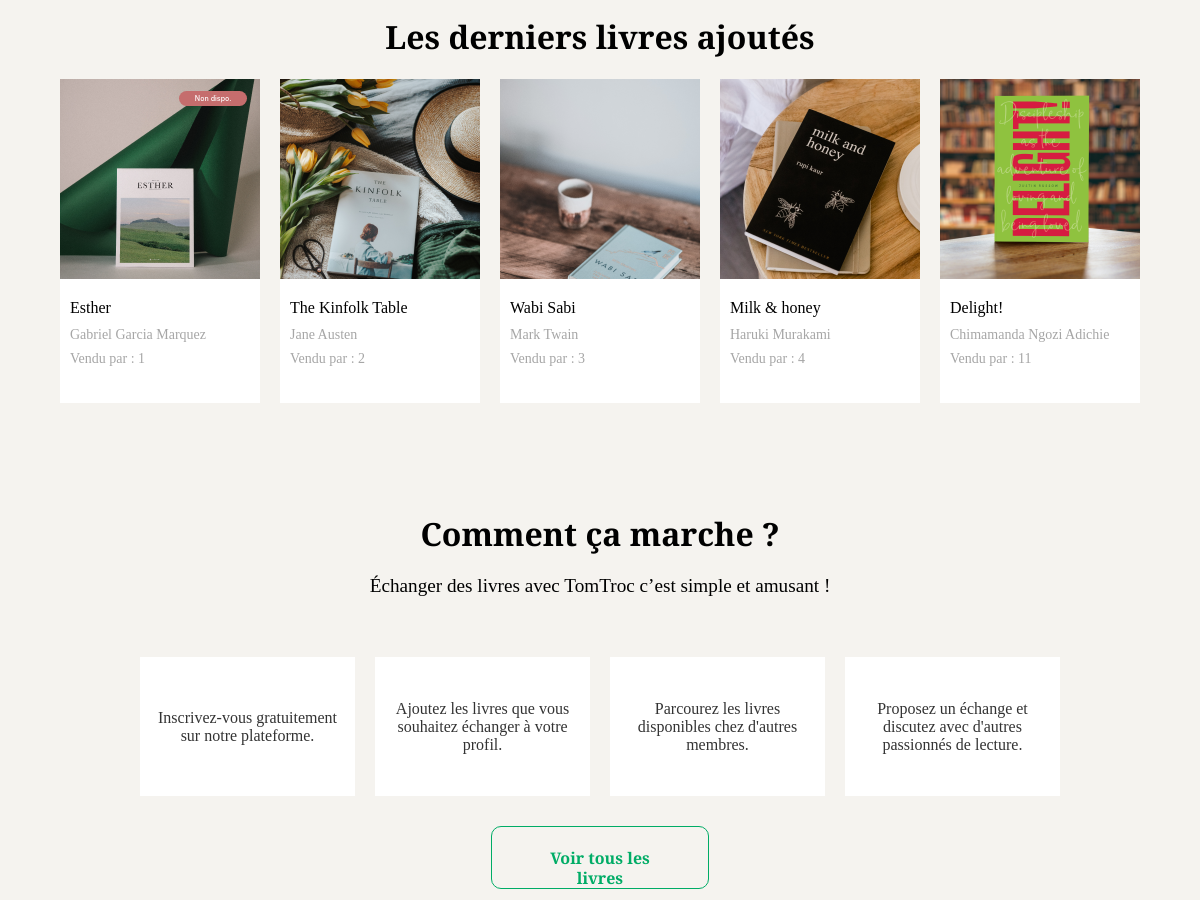
Before: / (middle part) with the older database file.
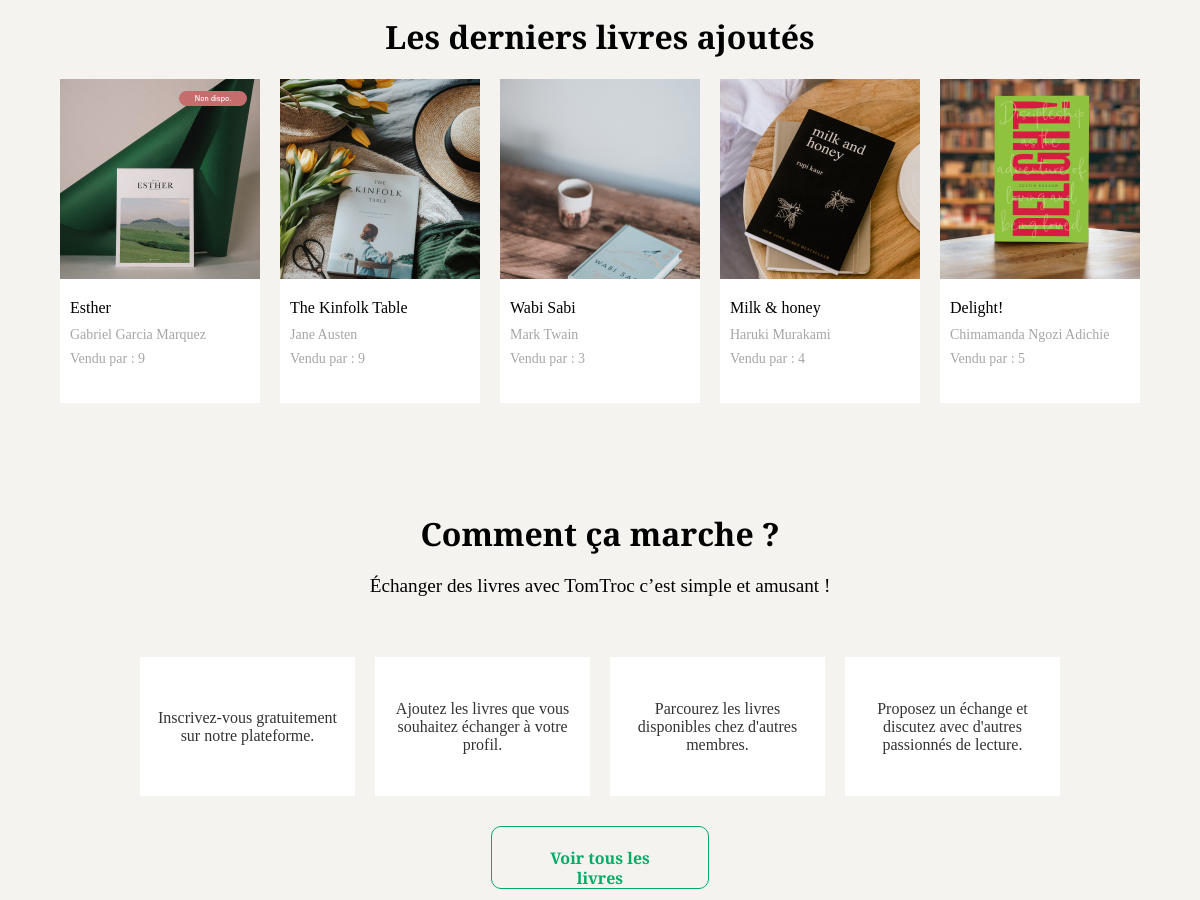
After: the same page with the newer database file.
### tables this page shows
CREATE TABLE IF NOT EXISTS `book` (
  `id` int NOT NULL AUTO_INCREMENT,
  `title` varchar(255) NOT NULL,
  `author` varchar(255) NOT NULL,
  `img` varchar(255) NOT NULL,
  `description` text NOT NULL,
  `createdAt` timestamp NOT NULL DEFAULT CURRENT_TIMESTAMP,
  `updatedAt` timestamp NULL DEFAULT CURRENT_TIMESTAMP,
  `available` tinyint(1) NOT NULL,
  `user_id` int DEFAULT NULL,
  PRIMARY KEY (`id`),
  KEY `fk_user` (`user_id`)
);

### views/View.php (called while the page is built, shortened)
<?php
class View
{
    public function render(string $viewName, array $params = []): void
    {
        $viewPath = $this->buildViewPath($viewName);
        $description = $this->_renderViewFromTemplate($viewPath, $params);
        require(MAIN_VIEW_PATH);
    }
    private function _renderViewFromTemplate(string $viewPath, array $params = []): string
    {
        if (file_exists($viewPath)) {
            extract($params);
            require($viewPath);
            return ob_get_clean();
        } else {
            throw new Exception("La vue '$viewPath' est introuvable.");
        }
    }
    private function buildViewPath(string $viewName): string
    {
        return TEMPLATE_VIEW_PATH . $viewName . '.php';
    }
}

### controllers/BookController.php (called while the page is built, shortened)
<?php
class BookController
{
    public function showHome(): void
    {
        $bookManager = new BookManager();
        $books = $bookManager->getBooks();
        $view = new View("Accueil");
        $view->render("home", ['books' => $books]);
    }
}

### index.php (called while the page is built, shortened)
<?php
$action = Utils::request('action', 'home');
try {
    $bookController = new BookController();
    switch ($action) {
        case 'home':
            $bookController->showHome();
            break;
    }
} catch (Exception $e) {
    error_log("Exception capturée : " . $e->getMessage());
    $errorView = new View('Erreur');
    $errorView->render('errorPage', ['errorMessage' => $e->getMessage()]);
}

### models/DBmanager.php (called while the page is built, shortened)
<?php
class DBManager
{
    private static $instance;
    private $db;
    private function __construct()
    {
        $this->db = new PDO('mysql:host=' . DB_HOST . ';dbname=' . DB_NAME . ';charset=utf8', DB_USER, DB_PASS);
        $this->db->setAttribute(PDO::ATTR_ERRMODE, PDO::ERRMODE_EXCEPTION);
        $this->db->setAttribute(PDO::ATTR_DEFAULT_FETCH_MODE, PDO::FETCH_ASSOC);
    }
    public static function getInstance() : DBManager
    {
        if (!self::$instance) {
            self::$instance = new DBManager();
        }
        return self::$instance;
    }
    public function query(string $sql, ?array $params = null) : PDOStatement
    {
        if ($params == null) {
            $query = $this->db->query($sql);
        } else {
            $query = $this->db->prepare($sql);
            $query->execute($params);
        }
        return $query;
    }
}

### models/BookManager.php (called while the page is built, shortened)
<?php
class bookManager extends AbstractEntityManager
{
    public function getBooks(array $criteria = [], array $orders = [], int $limit = 0): array
    {
        $sql = "SELECT * FROM book";
        $params = [];
        $result = $this->db->query($sql, $params);
        $books = [];
        while ($book = $result->fetch()) {
            $books[] = new Book($book);
        }
        return $books;
    }
}

### models/AbstractEntity.php (called while the page is built, shortened)
<?php
abstract class AbstractEntity
{
    protected function hydrate(array $data) : void
    {
        foreach ($data as $key => $value) {
            $method = 'set' . str_replace('_', '', ucwords($key, '_'));
        }
    }
}

### models/Book.php (called while the page is built, shortened)
<?php
class Book extends AbstractEntity
{
    protected int $id;
    private int $userId;
    private string $title = "";
    private string $author = "";
    private ?string $img = null;
    private bool $available = true;
    public function getId(): int
    {
        return $this->id;
    }
    public function setId(int $id): void
    {
        $this->id = $id;
    }
    public function setUserId(int $userId): void
    {
        $this->userId = $userId;
    }
    public function getUserId(): int
    {
        return $this->userId;
    }
    public function setTitle(string $title): void
    {
        $this->title = $title;
    }
    public function getTitle(): string
    {
        return $this->title;
    }
    public function setAuthor(string $author): void
    {
        $this->author = $author;
    }
    public function getAuthor(): string
    {
        return $this->author;
    }
    public function setImg(?string $img): void
    {
        $this->img = $img;
    }
    public function getImg(): ?string
    {
        return $this->img;
    }
    public function setAvailable(bool $available): void
    {
        $this->available = $available;
    }
    public function isAvailable(): bool
    {
        return $this->available;
    }
    public function setCreatedAt(string|DateTime $createdAt, string $format = 'Y-m-d H:i:s'): void
    {
        if (is_string($createdAt)) {
            $createdAt = DateTime::createFromFormat($format, $createdAt);
        }
    }
    public function setUpdatedAt(string|DateTime|null $updatedAt): void
    {
        if ($updatedAt === null) {
            $this->updatedAt = null;
        } elseif (is_string($updatedAt)) {
            $this->updatedAt = DateTime::createFromFormat('Y-m-d H:i:s', $updatedAt);
        } elseif ($updatedAt instanceof DateTime) {
            $this->updatedAt = $updatedAt;
        }
    }
}

### views/templates/include/book-card.php (the view)
<div class="book-card" data-book-id="<?= $book->getId() ?>" data-title="<?= htmlspecialchars($book->getTitle()) ?>" data-author="<?= htmlspecialchars($book->getAuthor()) ?>">
    <div class="image-container">
        <a href="index.php?action=book-detail&id=<?= $book->getId() ?>">
            <?php
            $imgSrc = $book->getImg() ?? '';
            if (!empty($imgSrc) && file_exists($_SERVER['DOCUMENT_ROOT'] . '/' . $imgSrc)) {
            ?>
                <img src="<?= htmlspecialchars($imgSrc) ?>" alt="Image de <?= htmlspecialchars($book->getTitle()) ?>">
            <?php } else { ?>
                <p>Image non disponible</p>
            <?php } ?>
        </a>
        <?php if (!$book->isAvailable()) { ?>
            <div class="availability-badge">Non dispo.</div>
        <?php } ?>
    </div>
    <div class="text-book-card">
        <h3><?= htmlspecialchars($book->getTitle() ?? 'Titre non disponible') ?></h3>
        <p class="author"><?= htmlspecialchars($book->getAuthor() ?? 'Auteur non disponible') ?></p>
        <p class="seller">Vendu par : <?= htmlspecialchars($book->getUserId() ?? 'Utilisateur inconnu') ?></p>
    </div>
</div>

### views/templates/home.php (shortened to what this page needs)
<section class="book-list">
    <h2 class="section-title">Les derniers livres ajoutés</h2>
    <div class="books">
        <?php if (!empty($books)) { ?>
            <?php foreach ($books as $book) { ?>
                <?php include 'include/book-card.php'; ?>
            <?php } ?>
        <?php } else { ?>
            <p>Aucun livre disponible pour le moment.</p>
        <?php } ?>
    </div>
</section>
<section class="how-it-works">
    <h2 class="section-title">Comment ça marche ?</h2>
    <p class="intro-text">
        Échanger des livres avec TomTroc c’est simple et amusant !
    </p>
    <div class="steps-wrapper">
        <div class="step-box">
            <p>Inscrivez-vous gratuitement sur notre plateforme.</p>
        </div>
        <div class="step-box">
            <p>Ajoutez les livres que vous souhaitez échanger à votre profil.</p>
        </div>
        <div class="step-box">
            <p>Parcourez les livres disponibles chez d'autres membres.</p>
        </div>
        <div class="step-box">
            <p>Proposez un échange et discutez avec d'autres passionnés de lecture.</p>
        </div>
    </div>
    <button class="btn view-all-books">Voir tous les livres</button>
</section>

### views/templates/main.php (shortened to what this page needs)
<!DOCTYPE html>
<html lang="fr">
<head>
    <link rel="stylesheet" href="../../assets/css/style.css">
</head>
<body>
    <main>
        <?= $description  ?>
    </main>
</body>
</html>

### assets/css/style.css (style rules this page uses)
* { margin: 0; padding: 0; box-sizing: border-box; }
:root { --backgroundColor: #F5F3EF; --titleColor: #000000; --textColor: #000000; --buttonDefaultColor: #00AC66; --headerColor: #000; --headerPaleColor: #ccc; --hamburgerColor: #A6A6A6; --PaleColor: white; --quoteColor: #aaa; --dateColor: #888; }
body { font-family: 'Playfair Display'; background-color: var(--backgroundColor); }
h2 { margin: 20px 0; font-size: 32px; font-weight: 400; line-height: 42.66px; color: var(--headerColor); }
a { text-decoration: none; color: inherit; }
main { display: flex; flex-direction: column; }
.btn { width: 335px; padding: 22px 38px; border-radius: 10px; background-color: var(--buttonDefaultColor); font-family: 'Playfair Display', serif; font-size: 16px; font-weight: 600; text-align: center; color: white; border: none; cursor: pointer; transition: opacity 0.3s; margin: 20px auto; }
.book-list { background-color: var(--backgroundColor); padding: 40px 20px; }
.section-title { text-align: center; font-size: 36px; font-weight: 700; margin-bottom: 40px; color: var(--headerColor); }
.books { display: flex; flex-wrap: wrap; gap: 20px; justify-content: center; }
.book-card { width: 200px; height: 324px; background-color: var(--PaleColor); overflow: hidden; display: flex; flex-direction: column; transition: transform 0.3s ease; position: relative; }
.text-book-card { margin: 10px; }
.book-card h3 { font-size: 16px; font-weight: 400; margin-bottom: 10px; color: var(--headerColor); }
.book-card img { width: 100%; height: 150px; object-fit: cover; margin-bottom: 10px; }
.book-card p { font-weight: 400; font-size: 14px; color: #A6A6A6; margin-bottom: 8px; }
.image-container { position: relative; width: 100%; height: auto; }
.image-container img { width: 100%; height: auto; display: block; }
.availability-badge { position: absolute; top: 12.7px; left: 119px; padding: 3.96px; border-radius: 23.67px; background: #C56D6D; color: #fff; opacity: 1; width: 68.3px; height: 14.92px; font-family: 'Inter', sans-serif; font-size: 7.1px; font-weight: 500; line-height: 8.59px; text-align: center; }
.image-container .availability-badge { display: block; }
.how-it-works { text-align: center; margin: 50px 0; }
.section-title { font-size: 2em; margin-bottom: 20px; }
.intro-text { font-size: 1.2em; margin-bottom: 30px; }
.steps-wrapper { display: flex; justify-content: center; gap: 20px; flex-wrap: wrap; }
.step-box { width: 215px; height: 139px; background-color: #ffffff; display: flex; align-items: center; justify-content: center; padding: 10px; text-align: center; font-size: 1em; color: #333; }
.btn.view-all-books { width: 218px; height: 63px; padding: 22px 38px; border-radius: 10px; border: 1px solid var(--buttonDefaultColor); background-color: #F5F3EF; opacity: 1; color: var(--buttonDefaultColor); font-size: 1em; text-align: center; cursor: pointer; display: inline-block; margin-top: 30px; gap: 10px; transition: background-color 0.3s ease; font-size: 16px; font-weight: 600; line-height: 19.36px; text-align: center; }
@media (min-width: 768px) { .btn { width: 152px; margin: 0; } }
@media (min-width: 768px) { .intro-text { padding-bottom: 30px; } }

Changed rows visible on the page:
changed book "Esther": user "1" → "9"
changed book "The Kinfolk Table": user "2" → "9"
changed book "Delight!": user "11" → "5"
